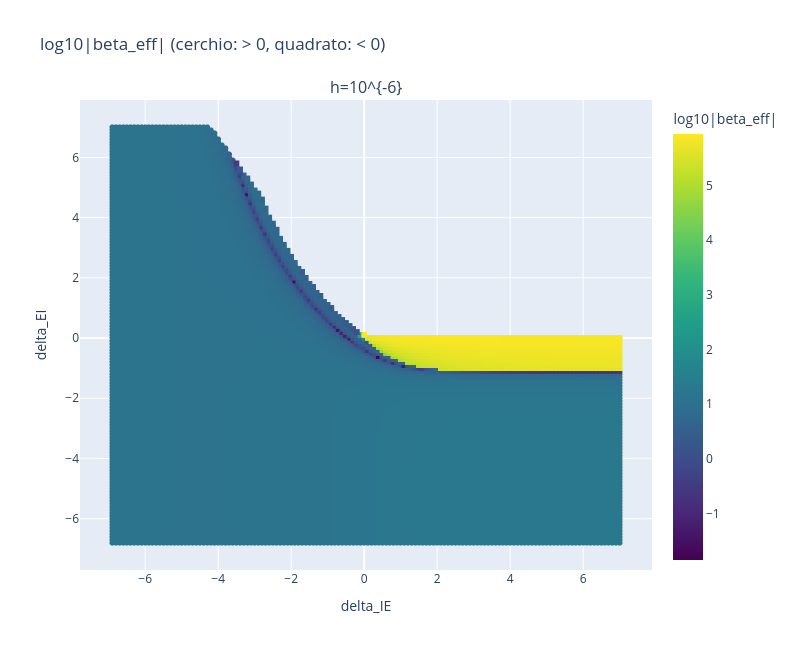

Here is the notebook cell this chart was saved with:
### Markdown cell above
### 4.4 $\beta_{eff}$ in scala logaritmica ($\log_{10}|\beta_{eff}|$, simbolo = segno)

### Code cell
fig = plot_beta_eff_log(beta_matrices, data_all, "log10|beta_eff| (cerchio: > 0, quadrato: < 0)")
salva_figura(fig, "beta_eff_scala_log")

### Figure 1 — Plotly figure (JSON) as saved in the notebook; plotly's stock layout.template omitted (floating-point values rounded to 4 significant figures; data arrays with more than 128 entries replaced by an {"elided": "..."} marker saying what was removed)
{"data": [{"customdata": {"elided": "12916 float values"}, "hovertemplate": "delta_IE=%{x:.3g}<br>delta_EI=%{y:.3g}<br>log10|beta_eff|=%{marker.color:.4g}<br>beta_eff=%{customdata:.4g}<extra></extra>", "marker": {"color": {"elided": "12916 float values"}, "colorbar": {"title": {"text": "log10|beta_eff|"}}, "colorscale": [[0, "#440154"], [0.1111, "#482878"], [0.2222, "#3e4989"], [0.3333, "#31688e"], [0.4444, "#26828e"], [0.5556, "#1f9e89"], [0.6667, "#35b779"], [0.7778, "#6ece58"], [0.8889, "#b5de2b"], [1, "#fde725"]], "showscale": true, "size": 6, "symbol": {"elided": "12916 str values"}}, "mode": "markers", "showlegend": false, "type": "scattergl", "x": {"elided": "12916 float values"}, "xaxis": "x", "y": {"elided": "12916 float values"}, "yaxis": "y"}], "layout": {"annotations": [{"font": {"size": 16}, "showarrow": false, "text": "h=10^{-6}", "x": 0.5, "xanchor": "center", "xref": "paper", "y": 1, "yanchor": "bottom", "yref": "paper"}], "height": 650, "title": {"text": "log10|beta_eff| (cerchio: > 0, quadrato: < 0)"}, "width": 800, "xaxis": {"anchor": "y", "domain": [0, 1], "title": {"text": "delta_IE"}}, "yaxis": {"anchor": "x", "domain": [0, 1], "title": {"text": "delta_EI"}}}}
